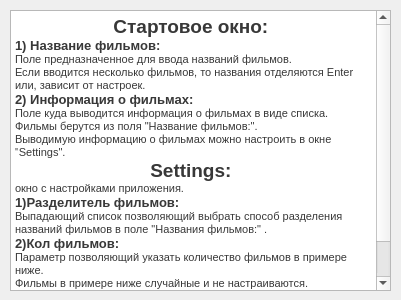
<?xml version="1.0" encoding="UTF-8"?>
<ui version="4.0">
 <class>Form2</class>
 <widget class="QWidget" name="Form2">
  <property name="geometry">
   <rect>
    <x>0</x>
    <y>0</y>
    <width>401</width>
    <height>300</height>
   </rect>
  </property>
  <property name="windowTitle">
   <string>Help</string>
  </property>
  <property name="windowIcon">
   <iconset>
    <normaloff>vopinc.png</normaloff>vopinc.png</iconset>
  </property>
  <widget class="QTextEdit" name="textEdit">
   <property name="enabled">
    <bool>true</bool>
   </property>
   <property name="geometry">
    <rect>
     <x>10</x>
     <y>10</y>
     <width>381</width>
     <height>281</height>
    </rect>
   </property>
   <property name="focusPolicy">
    <enum>Qt::WheelFocus</enum>
   </property>
   <property name="readOnly">
    <bool>true</bool>
   </property>
   <property name="html">
    <string>&lt;!DOCTYPE HTML PUBLIC &quot;-//W3C//DTD HTML 4.0//EN&quot; &quot;http://www.w3.org/TR/REC-html40/strict.dtd&quot;&gt;
&lt;html&gt;&lt;head&gt;&lt;meta name=&quot;qrichtext&quot; content=&quot;1&quot; /&gt;&lt;style type=&quot;text/css&quot;&gt;
p, li { white-space: pre-wrap; }
&lt;/style&gt;&lt;/head&gt;&lt;body style=&quot; font-family:'MS Shell Dlg 2'; font-size:8.25pt; font-weight:400; font-style:normal;&quot;&gt;
&lt;p align=&quot;center&quot; style=&quot; margin-top:0px; margin-bottom:0px; margin-left:0px; margin-right:0px; -qt-block-indent:0; text-indent:0px;&quot;&gt;&lt;span style=&quot; font-family:'Tahoma'; font-size:14pt; font-weight:600; color:#383838; background-color:#ffffff;&quot;&gt;Стартовое окно:&lt;/span&gt;&lt;span style=&quot; font-family:'Tahoma'; font-size:14pt; font-weight:600; color:#383838;&quot;&gt; &lt;/span&gt;&lt;/p&gt;
&lt;p style=&quot; margin-top:0px; margin-bottom:0px; margin-left:0px; margin-right:0px; -qt-block-indent:0; text-indent:0px;&quot;&gt;&lt;span style=&quot; font-family:'Tahoma'; font-size:10pt; font-weight:600; color:#383838; background-color:#ffffff;&quot;&gt;1) Название фильмов:&lt;/span&gt;&lt;span style=&quot; font-family:'Tahoma'; font-size:10pt; font-weight:600; color:#383838;&quot;&gt; &lt;/span&gt;&lt;/p&gt;
&lt;p style=&quot; margin-top:0px; margin-bottom:0px; margin-left:0px; margin-right:0px; -qt-block-indent:0; text-indent:0px;&quot;&gt;&lt;span style=&quot; font-family:'Tahoma'; font-size:8pt; color:#383838; background-color:#ffffff;&quot;&gt;Поле предназначенное для ввода названий фильмов.&lt;/span&gt;&lt;span style=&quot; font-family:'Tahoma'; font-size:8pt; color:#383838;&quot;&gt; &lt;/span&gt;&lt;/p&gt;
&lt;p style=&quot; margin-top:0px; margin-bottom:0px; margin-left:0px; margin-right:0px; -qt-block-indent:0; text-indent:0px;&quot;&gt;&lt;span style=&quot; font-family:'Tahoma'; font-size:8pt; color:#383838; background-color:#ffffff;&quot;&gt;Если вводится несколько фильмов, то названия отделяются Enter или,&lt;/span&gt;&lt;span style=&quot; font-family:'Tahoma'; font-size:8pt; color:#383838;&quot;&gt; &lt;/span&gt;&lt;span style=&quot; font-family:'Tahoma'; font-size:8pt; color:#383838; background-color:#ffffff;&quot;&gt;зависит от настроек.&lt;/span&gt;&lt;span style=&quot; font-family:'Tahoma'; font-size:8pt; color:#383838;&quot;&gt; &lt;/span&gt;&lt;/p&gt;
&lt;p style=&quot; margin-top:0px; margin-bottom:0px; margin-left:0px; margin-right:0px; -qt-block-indent:0; text-indent:0px;&quot;&gt;&lt;span style=&quot; font-family:'Tahoma'; font-size:10pt; font-weight:600; color:#383838; background-color:#ffffff;&quot;&gt;2) Информация о фильмах:&lt;/span&gt;&lt;span style=&quot; font-family:'Tahoma'; font-size:8pt; font-weight:600; color:#383838;&quot;&gt; &lt;/span&gt;&lt;/p&gt;
&lt;p style=&quot; margin-top:0px; margin-bottom:0px; margin-left:0px; margin-right:0px; -qt-block-indent:0; text-indent:0px;&quot;&gt;&lt;span style=&quot; font-family:'Tahoma'; font-size:8pt; color:#383838; background-color:#ffffff;&quot;&gt;Поле куда выводится информация о фильмах в виде списка.&lt;/span&gt;&lt;span style=&quot; font-family:'Tahoma'; font-size:8pt; color:#383838;&quot;&gt; &lt;/span&gt;&lt;span style=&quot; font-family:'Tahoma'; font-size:8pt; color:#383838; background-color:#ffffff;&quot;&gt;Фильмы берутся из поля &amp;quot;Название фильмов:&amp;quot;.&lt;/span&gt;&lt;/p&gt;
&lt;p style=&quot; margin-top:0px; margin-bottom:0px; margin-left:0px; margin-right:0px; -qt-block-indent:0; text-indent:0px;&quot;&gt;&lt;span style=&quot; font-family:'Tahoma'; font-size:8pt; color:#383838; background-color:#ffffff;&quot;&gt;Выводимую информацию о фильмах можно настроить в окне &amp;quot;Settings&amp;quot;.&lt;/span&gt;&lt;span style=&quot; font-family:'Tahoma'; font-size:8pt; color:#383838;&quot;&gt; &lt;/span&gt;&lt;/p&gt;
&lt;p align=&quot;center&quot; style=&quot; margin-top:0px; margin-bottom:0px; margin-left:0px; margin-right:0px; -qt-block-indent:0; text-indent:0px;&quot;&gt;&lt;span style=&quot; font-family:'Tahoma'; font-size:14pt; font-weight:600; color:#383838; background-color:#ffffff;&quot;&gt;Settings:&lt;/span&gt;&lt;span style=&quot; font-family:'Tahoma'; font-size:14pt; font-weight:600; color:#383838;&quot;&gt; &lt;/span&gt;&lt;/p&gt;
&lt;p style=&quot; margin-top:0px; margin-bottom:0px; margin-left:0px; margin-right:0px; -qt-block-indent:0; text-indent:0px;&quot;&gt;&lt;span style=&quot; font-family:'Tahoma'; font-size:8pt; color:#383838; background-color:#ffffff;&quot;&gt;окно с настройками приложения.&lt;/span&gt;&lt;span style=&quot; font-family:'Tahoma'; font-size:8pt; color:#383838;&quot;&gt; &lt;/span&gt;&lt;/p&gt;
&lt;p style=&quot; margin-top:0px; margin-bottom:0px; margin-left:0px; margin-right:0px; -qt-block-indent:0; text-indent:0px;&quot;&gt;&lt;span style=&quot; font-family:'Tahoma'; font-size:10pt; font-weight:600; color:#383838; background-color:#ffffff;&quot;&gt;1)Разделитель фильмов:&lt;/span&gt;&lt;span style=&quot; font-family:'Tahoma'; font-size:10pt; font-weight:600; color:#383838;&quot;&gt; &lt;/span&gt;&lt;/p&gt;
&lt;p style=&quot; margin-top:0px; margin-bottom:0px; margin-left:0px; margin-right:0px; -qt-block-indent:0; text-indent:0px;&quot;&gt;&lt;span style=&quot; font-family:'Tahoma'; font-size:8pt; color:#383838; background-color:#ffffff;&quot;&gt;Выпадающий список позволяющий выбрать способ разделения названий фильмов&lt;/span&gt;&lt;span style=&quot; font-family:'Tahoma'; font-size:8pt; color:#383838;&quot;&gt; &lt;/span&gt;&lt;span style=&quot; font-family:'Tahoma'; font-size:8pt; color:#383838; background-color:#ffffff;&quot;&gt;в поле &amp;quot;Названия фильмов:&amp;quot; .&lt;/span&gt;&lt;/p&gt;
&lt;p style=&quot; margin-top:0px; margin-bottom:0px; margin-left:0px; margin-right:0px; -qt-block-indent:0; text-indent:0px;&quot;&gt;&lt;span style=&quot; font-family:'Tahoma'; font-size:10pt; font-weight:600; color:#383838; background-color:#ffffff;&quot;&gt;2)Кол фильмов:&lt;/span&gt;&lt;/p&gt;
&lt;p style=&quot; margin-top:0px; margin-bottom:0px; margin-left:0px; margin-right:0px; -qt-block-indent:0; text-indent:0px;&quot;&gt;&lt;span style=&quot; font-family:'Tahoma'; font-size:8pt; color:#383838; background-color:#ffffff;&quot;&gt;Параметр позволяющий указать количество фильмов в примере ниже.&lt;br /&gt;Фильмы в примере ниже случайные и не настраиваются.&lt;/span&gt;&lt;/p&gt;
&lt;p style=&quot; margin-top:0px; margin-bottom:0px; margin-left:0px; margin-right:0px; -qt-block-indent:0; text-indent:0px;&quot;&gt;&lt;span style=&quot; font-family:'Tahoma'; font-size:10pt; font-weight:600; color:#383838; background-color:#ffffff;&quot;&gt;3)Данные о фильме:&lt;/span&gt;&lt;/p&gt;
&lt;p style=&quot; margin-top:0px; margin-bottom:0px; margin-left:0px; margin-right:0px; -qt-block-indent:0; text-indent:0px;&quot;&gt;&lt;span style=&quot; font-family:'Tahoma'; font-size:8pt; color:#383838; background-color:#ffffff;&quot;&gt;Это группа настроек при помощи которых можно контролировать выводимую информацию о фильмах.&lt;/span&gt;&lt;/p&gt;&lt;/body&gt;&lt;/html&gt;</string>
   </property>
  </widget>
 </widget>
 <resources/>
 <connections/>
</ui>
